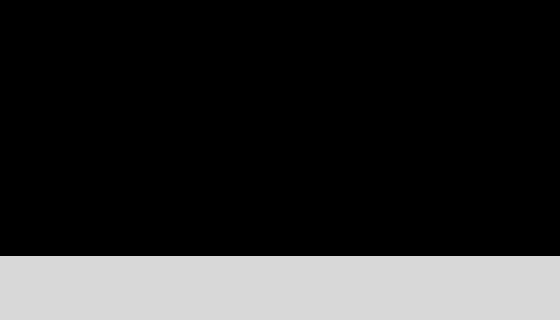

A 2D game scene composited from a Tiled map and its tileset images. What follows is a short description and the map's XML, with every tile layer's data as written:
An orthogonal 35x20 tile map with 16x16 px tiles, 2 tile layers (Tile Layer 1, Tile Layer 2), 2 tilesets and 1 object (FLOOR).

<map version="1.5" tiledversion="1.7.2" orientation="orthogonal" renderorder="right-down" width="35" height="20" tilewidth="16" tileheight="16" infinite="0" nextlayerid="7" nextobjectid="4">
 <tileset firstgid="1" name="testmap" tilewidth="16" tileheight="16" tilecount="256" columns="16">
  <image source="testmap.png" width="256" height="256" />
 </tileset>
 <tileset firstgid="257" name="dungeontiles_1" tilewidth="16" tileheight="16" tilecount="4096" columns="64">
  <image source="dungeontiles_1.png" width="1024" height="1024" />
 </tileset>
 <layer id="1" name="Tile Layer 1" width="35" height="20">
  <data encoding="csv">
0,0,0,0,0,0,0,0,0,0,0,0,0,0,0,0,0,0,0,0,0,0,0,0,0,0,0,0,0,0,0,0,0,0,0,
0,0,0,0,0,0,0,0,0,0,0,0,0,0,0,0,0,0,0,0,0,0,0,0,0,0,0,0,0,0,0,0,0,0,0,
0,0,0,0,0,0,0,0,0,0,0,0,0,0,0,0,0,0,0,0,0,0,0,0,0,0,0,0,0,0,0,0,0,0,0,
0,0,0,0,0,0,0,0,0,0,0,0,0,0,0,0,0,0,0,0,0,0,0,0,0,0,0,0,0,0,0,0,0,0,0,
0,0,0,0,0,0,0,0,0,0,0,0,0,0,0,0,0,0,0,0,0,0,0,0,0,0,0,0,0,0,0,0,0,0,0,
0,0,0,0,0,0,0,0,0,0,0,0,0,0,0,0,0,0,0,0,0,0,0,0,0,0,0,0,0,0,0,0,0,0,0,
0,0,0,0,0,0,0,0,0,0,0,0,0,0,0,0,0,0,0,0,0,0,0,0,0,0,0,0,0,0,0,0,0,0,0,
0,0,0,0,0,0,0,0,0,0,0,0,0,0,0,0,0,0,0,0,0,0,0,0,0,0,0,0,0,0,0,0,0,0,0,
0,0,0,0,0,0,0,0,0,0,0,0,0,0,0,0,0,0,0,0,0,0,0,0,0,0,0,0,0,0,0,0,0,0,0,
0,0,0,0,0,0,0,0,0,0,0,0,0,0,0,0,0,0,0,0,0,0,0,0,0,0,0,0,0,0,0,0,0,0,0,
0,0,0,0,0,0,0,0,0,0,0,0,0,0,0,0,0,0,0,0,0,0,0,0,0,0,0,0,0,0,0,0,0,0,0,
0,0,0,0,0,0,0,0,0,0,0,0,0,0,0,0,0,0,0,0,0,0,0,0,0,0,0,0,0,0,0,0,0,0,0,
0,0,0,0,0,0,0,0,0,0,0,0,0,0,0,0,0,0,0,0,0,0,0,0,0,0,0,0,0,0,0,0,0,0,0,
0,0,0,0,0,0,0,0,0,0,0,0,0,0,0,0,0,0,0,0,0,0,0,0,0,0,0,0,0,0,0,0,0,0,0,
0,0,0,0,0,0,0,0,0,0,0,0,0,0,0,0,0,0,0,0,0,0,0,0,0,0,0,0,0,0,0,0,0,0,0,
0,0,0,0,0,0,0,0,0,0,0,0,0,0,0,0,0,0,0,0,0,0,0,0,0,0,0,0,0,0,0,0,0,0,0,
1290,1290,1290,1290,1290,1290,1290,1290,1290,1290,1290,1290,1290,1290,1290,1290,1290,1290,1290,1290,1290,1290,1290,1290,1290,1290,1290,1290,1290,1290,1290,1290,1290,1290,1290,
1290,1290,1290,1290,1290,1290,1290,1290,1290,1290,1290,1290,1290,1290,1290,1290,1290,1290,1290,1290,1290,1290,1290,1290,1290,1290,1290,1290,1290,1290,1290,1290,1290,1290,1290,
1290,1290,1290,1290,1290,1290,1290,1290,1290,1290,1290,1290,1290,1290,1290,1290,1290,1290,1290,1290,1290,1290,1290,1290,1290,1290,1290,1290,1290,1290,1290,1290,1290,1290,1290,
1290,1290,1290,1290,1290,1290,1290,1290,1290,1290,1290,1290,1290,1290,1290,1290,1290,1290,1290,1290,1290,1290,1290,1290,1290,1290,1290,1290,1290,1290,1290,1290,1290,1290,1290
</data>
 </layer>
 <layer id="2" name="Tile Layer 2" width="35" height="20">
  <data encoding="csv">
0,0,0,0,0,0,0,0,0,0,0,0,0,0,0,0,0,0,0,0,0,0,0,0,0,0,0,0,0,0,0,0,0,0,0,
0,0,0,0,0,0,0,0,0,0,0,0,0,0,0,0,0,0,0,0,0,0,0,0,0,0,0,0,0,0,0,0,0,0,0,
0,0,0,0,0,0,0,0,0,0,0,0,0,0,0,0,0,0,0,0,0,0,0,0,0,0,0,0,0,0,0,0,0,0,0,
0,0,0,0,0,0,0,0,0,0,0,0,0,0,0,0,0,0,0,0,0,0,0,0,0,0,0,0,0,0,0,0,0,0,0,
0,0,0,0,0,0,0,0,0,0,0,0,0,0,0,0,0,0,0,0,0,0,0,0,0,0,0,0,0,0,0,0,0,0,0,
0,0,0,0,0,0,0,0,0,0,0,0,0,0,0,0,0,0,0,0,0,0,0,0,0,0,0,0,0,0,0,0,0,0,0,
0,0,0,0,0,0,0,0,0,0,0,0,0,0,0,0,0,0,0,0,0,0,0,0,0,0,0,0,0,0,0,0,0,0,0,
0,0,0,0,0,0,0,0,0,0,0,0,0,0,0,0,0,0,0,0,0,0,0,0,0,0,0,0,0,0,0,0,0,0,0,
0,0,0,0,0,0,0,0,0,0,0,0,0,0,0,0,0,0,0,0,0,0,0,0,0,0,0,0,0,0,0,0,0,0,0,
0,0,0,0,0,0,0,0,0,0,0,0,0,0,0,0,0,0,0,0,0,0,0,0,0,0,0,0,0,0,0,0,0,0,0,
0,0,0,0,0,0,0,0,0,0,0,0,0,0,0,0,0,0,0,0,0,0,0,0,0,0,0,0,0,0,0,0,0,0,0,
0,0,0,0,0,0,0,0,0,0,0,0,0,0,0,0,0,0,0,0,0,0,0,0,0,0,0,0,0,0,0,0,0,0,0,
0,0,0,0,0,0,0,0,0,0,0,0,0,0,0,0,0,0,0,0,0,0,0,0,0,0,0,0,0,0,0,0,0,0,0,
0,0,0,0,0,0,0,0,0,0,0,0,0,0,0,0,0,0,0,0,0,0,0,0,0,0,0,0,0,0,0,0,0,0,0,
0,0,0,0,0,0,0,0,0,0,0,0,0,0,0,0,0,0,0,0,0,0,0,0,0,0,0,0,0,0,0,0,0,0,0,
0,0,0,0,0,0,0,0,0,0,0,0,0,0,0,0,0,0,0,0,0,0,0,0,0,0,0,0,0,0,0,0,0,0,0,
906,906,906,906,906,906,906,906,906,906,906,906,906,906,906,906,906,906,906,906,906,906,906,906,906,906,906,906,906,906,906,906,906,906,906,
906,906,906,906,906,906,906,906,906,906,906,906,906,906,906,906,906,906,906,906,906,906,906,906,906,906,906,906,906,906,906,906,906,906,906,
906,906,906,906,906,906,906,906,906,906,906,906,906,906,906,906,906,906,906,906,906,906,906,906,906,906,906,906,906,906,906,906,906,906,906,
906,906,906,906,906,906,906,906,906,906,906,906,906,906,906,906,906,906,906,906,906,906,906,906,906,906,906,906,906,906,906,906,906,906,906
</data>
 </layer>
 <objectgroup id="4" name="obj1">
  <object id="2" type="FLOOR" x="0" y="256" width="560" height="64" />
 </objectgroup>
</map>
